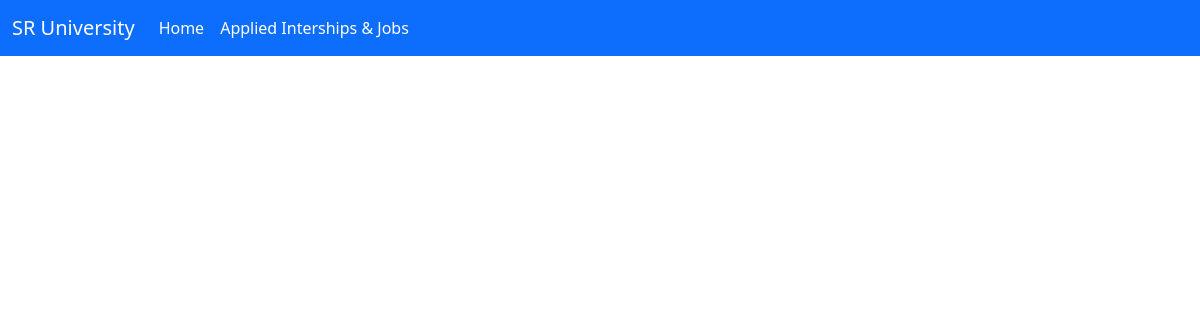
Before: /student_dashboard with the older database file.
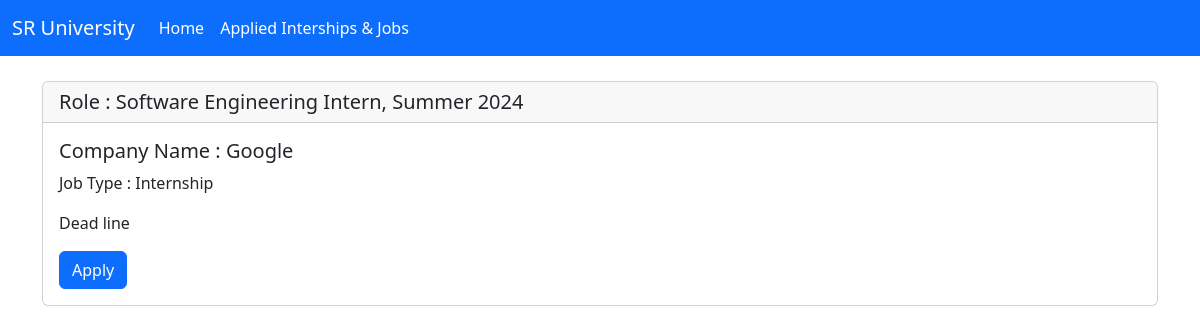
After: the same page with the newer database file.
### student/models.py (models this page shows, shortened)
class Jobs(models.Model):
    job_name = models.CharField(max_length=100)
    company_name = models.CharField(max_length=200)
    job_type = models.CharField(max_length=100)
    job_url = models.URLField()
    post_date = models.DateTimeField(auto_now_add=True)
    deadline_date = models.DateTimeField()

### student/views.py (the view)
# urls.py: path('student_dashboard',views.student_dashboard,name="student_dashboard"),
def student_dashboard(request):
    j=Jobs.objects.all()
    return render(request,'student_dashboard.html',{'j':j})

### templates/student_dashboard.html (shortened to what this page needs)
{% load static %}
<!DOCTYPE html>
<html lang="en">
  <head>
    <link
      href="https://cdn.jsdelivr.net/npm/bootstrap@5.3.0/dist/css/bootstrap.min.css"
      rel="stylesheet"
    />
    <link
      href="https://getbootstrap.com/docs/5.3/assets/css/docs.css"
      rel="stylesheet"
    />
  </head>
  <body>
    <nav
      class="navbar navbar-expand-lg bg-primary"
      data-bs-theme="dark"
      style="background-color: darkorange"
    >
      <div class="container-fluid">
        <a class="navbar-brand" href="#">SR University</a>
        <div class="collapse navbar-collapse" id="navbarSupportedContent">
          <ul class="navbar-nav me-auto mb-2 mb-lg-0">
            <li class="nav-item">
              <a class="nav-link active" aria-current="page" href="#">Home</a>
            </li>
            <li class="nav-item">
              <a class="nav-link active" href="#">Applied Interships & Jobs</a>
            </li>
          </ul>
        </div>
      </div>
    </nav>
    <main class="container">
      {% for job in j %}
      <div class="card">
        <h5 class="card-header">Role : {{ job.job_name }}</h5>
        <div class="card-body">
          <h5 class="card-title"> Company Name : {{ job.company_name }}</h5>
          <p class="card-text">Job Type : {{ job.job_type }}</p>
          <p class="card-text">Dead line {{ job.eadline_date }}</p>
          <a href="{{ job.job_url }}" class="btn btn-primary" target="_blank"
            >Apply</a
          >
        </div>
      </div>
      <br />
      <br />
      {% endfor %}
    </main>
  </body>
</html>

Changed rows visible on the page:
added Jobs: job_name "Software Engineering Intern, Summer 2024", company_name "Google", job_type "Internship"
